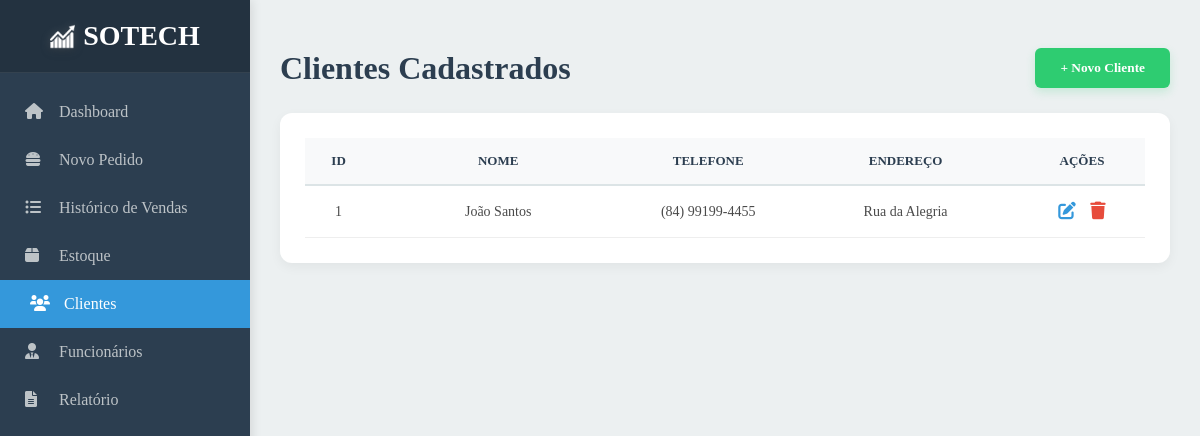
Page /clientes/ (signed in) on the earlier database version.
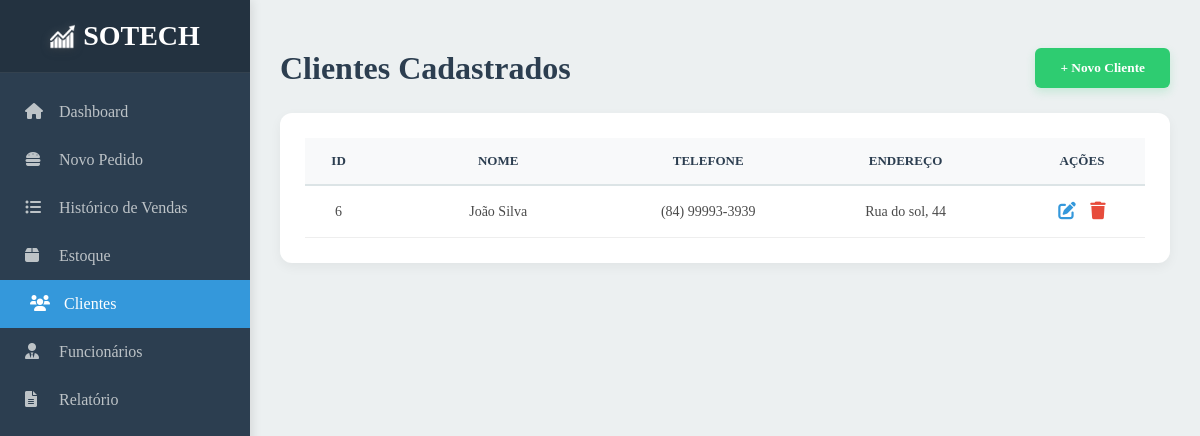
Same page on the later database version.
### core/models.py (models this page shows, shortened)
class Cliente(models.Model):
    nome = models.CharField("Nome", max_length=50)
    endereco = models.CharField("Endereço", max_length=100, default="", blank=True)
    telefone = models.CharField("Telefone", max_length=16, default="")
    cadastro_completo = models.BooleanField("Cadastro completo", default=True)

### core/views.py (the view)
# urls.py: path('clientes/',clientes,name="clientes"),
@login_required
def clientes(request):
    form = ClienteForm(request.POST or None)
    clientes = Cliente.objects.filter(cadastro_completo=True)
    if form.is_valid():
        form.save()
        return redirect("clientes")
    context = {
        "form": form,
        "clients": clientes,
    }
    return render(request, "html/clientes.html", context)

### core/templates/html/clientes.html (shortened to what this page needs)
{% extends 'base.html' %}
{% load static %}
{% load widget_tweaks %}
{% block estilo %}
<link rel="stylesheet" href="{% static 'style/style_clientes.css' %}?{% now 'U' %}" />
{% endblock %}
{% block conteudo %}
<main class="main-content">
  <header class="main-header">
    <h1>Clientes Cadastrados</h1>
    <button class="btn-add" onclick="document.getElementById('modalCliente').style.display='block'">
      + Novo Cliente
    </button>
  </header>
  <div class="table-card">
    <table class="clients-table">
      <thead>
        <tr>
          <th>ID</th>
          <th>Nome</th>
          <th>Telefone</th>
          <th>Endereço</th>
          <th>Ações</th>
        </tr>
      </thead>
      <tbody>
        {% for client in clients %}
        <tr>
          <td>{{ client.id }}</td>
          <td>{{ client.nome }}</td>
          <td>{{ client.telefone }}</td>
          <td>{{ client.endereco }}</td>
          <td>
            <a class="btn-edit" href="{% url 'cliente_editar' client.id %}">
              <i class="fas fa-edit"></i>
            </a>
            <a class="btn-delete" href="{% url 'cliente_remover' client.id %}">
              <i class="fas fa-trash"></i>
            </a>
          </td>
        </tr>
        {% endfor %}
      </tbody>
    </table>
  </div>
</main>
{% endblock %}

Differences in the rows shown:
removed Cliente: id "1", nome "João Santos", telefone "(84) 99199-4455", endereco "Rua da Alegria"
added Cliente: id "6", nome "João Silva", telefone "(84) 99993-3939", endereco "Rua do sol, 44"
